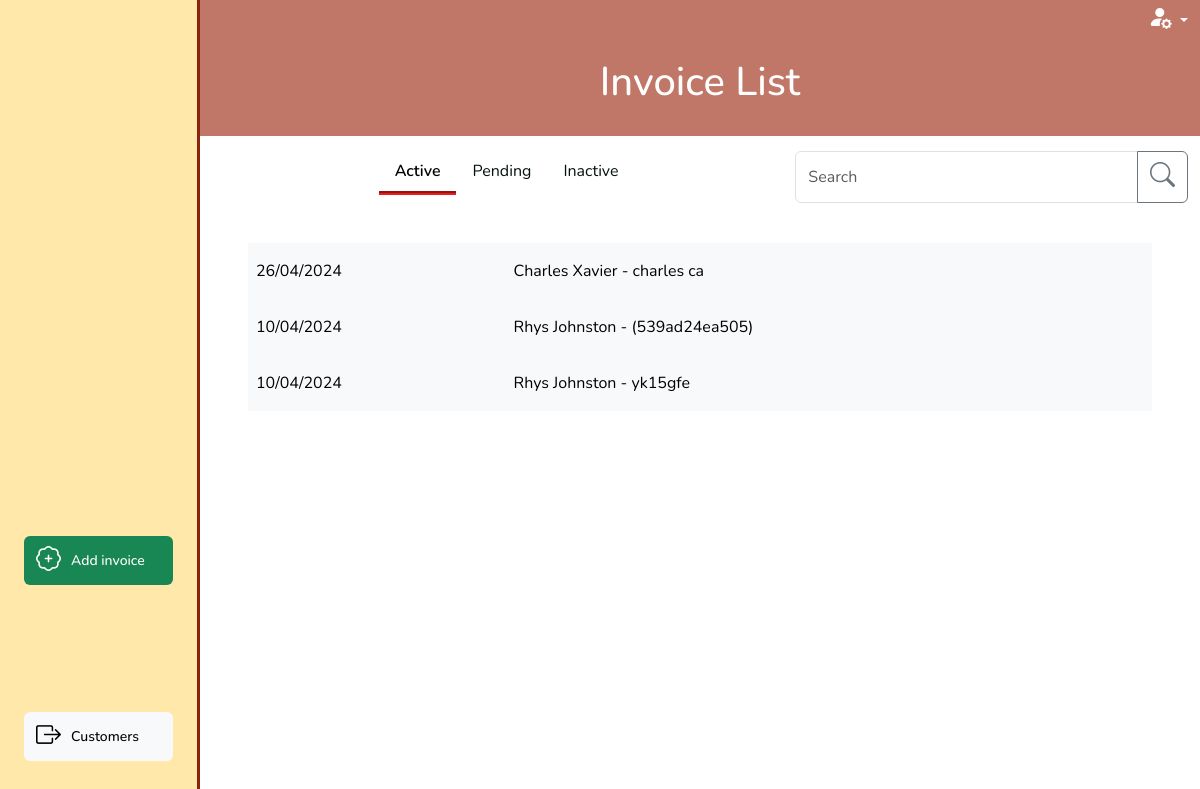
Before: /invoices/invoice_list with the older database file.
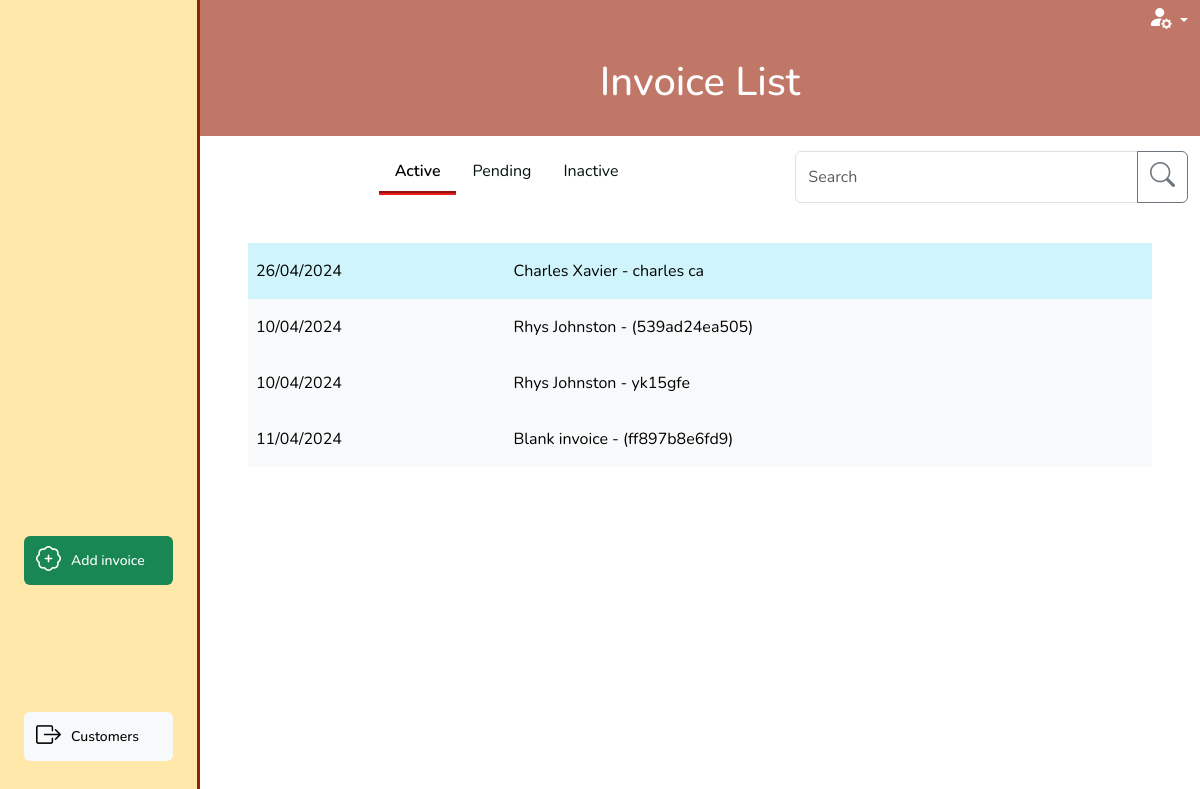
After: the same page with the newer database file.
### invoice/models.py (models this page shows, shortened)
class Invoice(models.Model):
    class InvoiceStatus(models.IntegerChoices):
        WORK_ON_HOLD = 1, 'Work on hold'
        OPEN = 2, 'Open'
        READY_FOR_PROCESSING = 3, 'Ready for processing'
        READY_FOR_VERIFICATION = 4, 'Ready for verification'
        SENT_TO_CUSTOMER = 5, 'Sent to customer'
        COMPLETE = 6, 'Complete'
    inv_number = models.CharField(
        max_length=10, null=True, editable=False)
    inv_integer = models.PositiveIntegerField(null=True, editable=False)
    customer = models.ForeignKey(
        Customer, on_delete=models.PROTECT, related_name='invoices',
        blank=True, null=True)
    vehicle = models.ForeignKey(
        Vehicle, on_delete=models.PROTECT, related_name='invoices',
        blank=True, null=True)
    date_in = models.DateTimeField(blank=True, null=True)
    mileage = models.PositiveIntegerField(blank=True, null=True)
    status = models.PositiveSmallIntegerField(
        choices=InvoiceStatus.choices, blank=True, null=True)
    active = models.BooleanField(default=True, blank=True, null=True)
    parts_total = models.PositiveIntegerField(blank=True, null=True)
    labour_total = models.PositiveIntegerField(blank=True, null=True)
    subtotal = models.PositiveIntegerField(blank=True, null=True)
    vat_total = models.PositiveIntegerField(blank=True, null=True)
    grand_total = models.PositiveIntegerField(blank=True, null=True)
    slug = models.SlugField(max_length=100, unique=True, blank=False, null=False)
    unique_id = models.CharField(null=True, blank=True, max_length=100)
    def __str__(self):
        if self.inv_integer:
            result = f'{self.customer} - {self.vehicle} - {self.inv_number}'
        elif self.customer and self.vehicle:
            result = f'{self.customer} - {self.vehicle}'
        elif self.customer or self.vehicle:
            result = f'{self.customer or self.vehicle} - ({self.unique_id})'
        else:
            result = f'Blank invoice - ({self.unique_id})'
        return result

### customer/models.py (models this page shows, shortened)
class Customer(models.Model):
    class CustomerType(models.IntegerChoices):
        TRADE = 1, 'Trade'
        PRIVATE = 2, 'Private'
    class PaymentTerms(models.IntegerChoices):
        PIA = 1, 'Payment in advance'
        NET_7 = 2, '7 days'
        NET_14 = 3, '14 days'
        NET_30 = 4, '30 days'
        NET_60 = 5, '60 days'
    name = models.CharField(max_length=20, blank=False, null=False)
    friendly_name = models.CharField(max_length=10, blank=True, null=True)
    type = models.PositiveSmallIntegerField(
        choices=CustomerType.choices, blank=True, null=True)
    address_line_1 = models.CharField(max_length=27, blank=True, null=True)
    address_line_2 = models.CharField(max_length=27, blank=True, null=True)
    city_region = models.CharField(max_length=27, blank=True, null=True)
    postcode = models.CharField(max_length=10, blank=True, null=True)
    contact_number_primary = models.CharField(max_length=20, blank=True, null=True)
    email = models.CharField(max_length=20, blank=True, null=True)
    payment_terms = models.PositiveSmallIntegerField(
        choices=PaymentTerms.choices, blank=True, null=True)
    active = models.BooleanField(default=True, blank=True, null=True)
    slug = models.SlugField(max_length=100, unique=True, blank=False, null=False)
    def __str__(self):
        return self.name

class Vehicle(models.Model):
    customer = models.ForeignKey(
        Customer, blank=False, null=False, on_delete=models.CASCADE)
    registration = models.CharField(max_length=10, null=False, blank=False)
    make = models.CharField(max_length=27, blank=True, null=True)
    model = models.CharField(max_length=27, blank=True, null=True)
    active = models.BooleanField(default=True, blank=True, null=True)
    slug = models.SlugField(max_length=100, unique=True, blank=False, null=False)
    def __str__(self):
        return self.registration

### invoice/views.py (the view, shortened to what this page needs)
# urls.py: path('invoice_list', views.invoice_list, name='invoice_list'),
def invoice_list(request):
    create_invoice_form = InvoiceForm(initial={'status': 2})
    invoices = Invoice.objects.all()
    query = None
    filter_mapping = {
        'active': [2, 3, 4],
        'pending': [5,],
        'inactive': [1, 6]
    }
    filter = 'active'
    if request.method == 'GET':
        if 'filter' in request.GET:
            filter = request.GET['filter']
            if 'q' in request.GET:
                query = request.GET['q']
                if not query:
                    messages.error(request, 'Nothing entered in search bar.')
                    return redirect(reverse('invoice_list'))
                queries = Q(customer__name__icontains=query) | Q(vehicle__registration__icontains=query)
                invoices = invoices.filter(queries)
    status_to_filter = filter_mapping.get(filter)
    if filter == 'inactive':
        invoices=invoices.filter(status__in=status_to_filter).order_by('status')
    else:
        invoices=invoices.filter(status__in=status_to_filter).order_by('-status')
    status_class_map = {
        1: 'secondary',
        2: 'light',
        3: 'success',
        4: 'info',
        5: 'danger',
        6: 'light'
    }
    context = {
        'create_invoice_form': create_invoice_form,
        'invoices': invoices,
        'search_term': query,
        'filter_status': filter,
        'status_class_map': status_class_map,
        'available_status_map': available_status_full_dict_map
    }
    return render(request, 'invoice/invoice_list.html', context)

### invoice/context_processors.py (called while the page is built)
def user_creds(request):
    return {
        'Mechanic': request.user.groups.filter(name='Mechanic').exists(),
        'Accounts': request.user.groups.filter(name='Accounts').exists(),
        'Foreman': request.user.groups.filter(name='Foreman').exists(),
    }

### invoice/forms.py (called while the page is built)
def add_or_edit_modal(slug, type, layout):
    if slug:
        layout
    else:
        layout = Modal(
            layout,
            Row(
                Column(
                    ButtonHolder(
                        Submit(
                            'submit',
                            'Save',
                            css_class='float-end'
                        ),css_class='',
                    )
                )
            ),
            css_id=type+"_modal",
            title="Add "+type.capitalize(),
            css_class="modal-lg h-100 overflow-y-auto"
        )
    return  layout

### invoice/templatetags/custom_tags.py (called while the page is built)
@register.filter
def get_dict_value(key_to_search, dict):
    return dict.get(key_to_search, {})

@register.filter
def date_uk(value):
    return formats.date_format(value, "d/m/Y")

### invoice/templates/invoice/invoice_list.html (shortened to what this page needs)
{% extends "base_dashboard.html" %}
{% load static %}
{% load crispy_forms_tags %}
{% load custom_tags %}
{% block css %}
{{ block.super }}
<link rel="stylesheet" href="{% static 'invoice/css/invoice.css' %}">
{% endblock %}
{% block page_heading %}Invoice List{% endblock %}
{% block side_menu_action_items %}
    <a type="button" data-bs-toggle="modal" data-bs-target="#invoice_modal" class="btn side-menu-link btn-success"><i
            class="bi bi-patch-plus"></i> <span>Add invoice</span></a>
{% endblock side_menu_action_items %}
{% block side_menu_nav_items %}
<a href="{% url 'customer_list' %}" class="btn side-menu-link btn-light"><i
    class="bi bi-box-arrow-right"></i><span>Customers</span></a>
{% endblock side_menu_nav_items %}
{% block filter_search %}
<div class="col-5 offset-2 d-none d-lg-block mb-4">
    <ul class="nav nav-tabs" role="navigation">
        <li class="nav-item">
            <a class="nav-link {% if filter_status == 'active' %}active" aria-current="page" {% else %}" {% endif %}
            href="{% url 'invoice_list' %}">Active</a>
        </li>
        {% if not Mechanic %}
        <li class="nav-item">
            <a class="nav-link {% if filter_status == 'pending' %}active" aria-current="page" {% else %}" {% endif %}
            href="{% url 'invoice_list' %}?filter=pending">Pending</a>
        </li>
        {% endif %}
        <li class="nav-item">
            <a class="nav-link {% if filter_status == 'inactive' %}active" aria-current="page" {% else %}" {% endif %}
            href="{% url 'invoice_list' %}?filter=inactive">Inactive</a>
        </li>
    </ul>
</div>
<div class="col-lg-5 d-none d-lg-block ">
    <form action="{% url 'invoice_list' %}" method="GET">
        {% include 'includes/searchbar.html' %}
    </form>
</div>
{% endblock %}
{% block dashboard_content %}
<div class="table-responsive">
    <table class="table table-hover align-middle invoice-list-table fs-6">
        <tbody>
            {% if invoices %}
                {% for invoice in invoices %}
                    {% with status=invoice.status %}
                        {% if status == 1 and not Foreman or status == 2 and Accounts or status == 3 and not Foreman or status == 4 and Mechanic %}
                        {% else %}
                        <tr class="table-{{ invoice.status|get_dict_value:status_class_map }}">
                            <td scope="row " class="d-none d-lg-table-cell">
                                <a href="{% url 'invoice_summary' invoice.slug %}">{{invoice.date_in|date_uk}}</a>
                            </td>
                            <td class="d-none d-lg-table-cell">
                                <a href="{% url 'invoice_summary' invoice.slug %}">{{invoice}}</a>
                            </td>
                        </tr>
                        {% endif %}
                    {% endwith %}
                {% endfor %}
            {% else %}
            <div class="text-center">
                <h5>No results</h5>
            </div>
            {% endif %}
        </tbody>
    </table>
</div>
{% endblock %}

Changed rows visible on the page:
added Invoice: date_in "11/04/2024", inv_integer+customer+vehicle "Blank invoice - (ff897b8e6fd9)"
